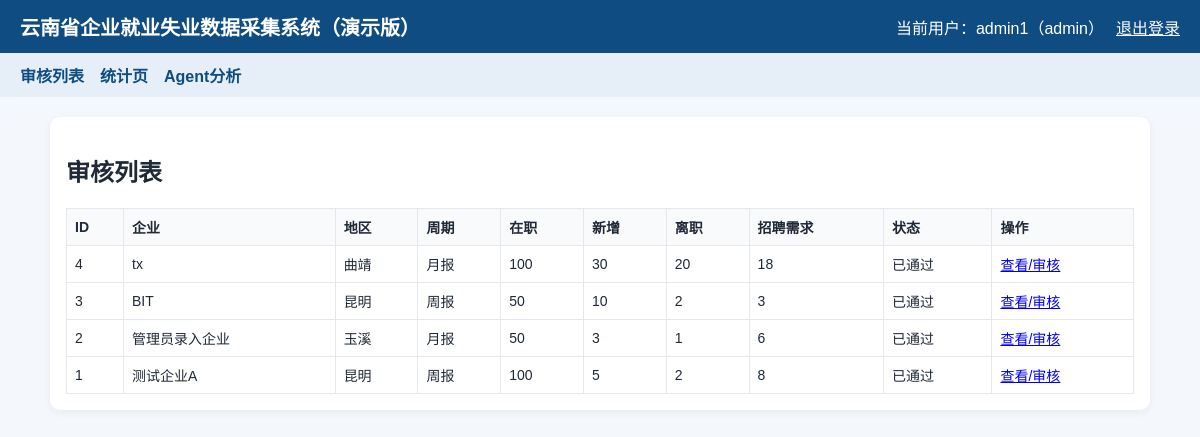
Page /review/list (signed in) on the earlier database version.
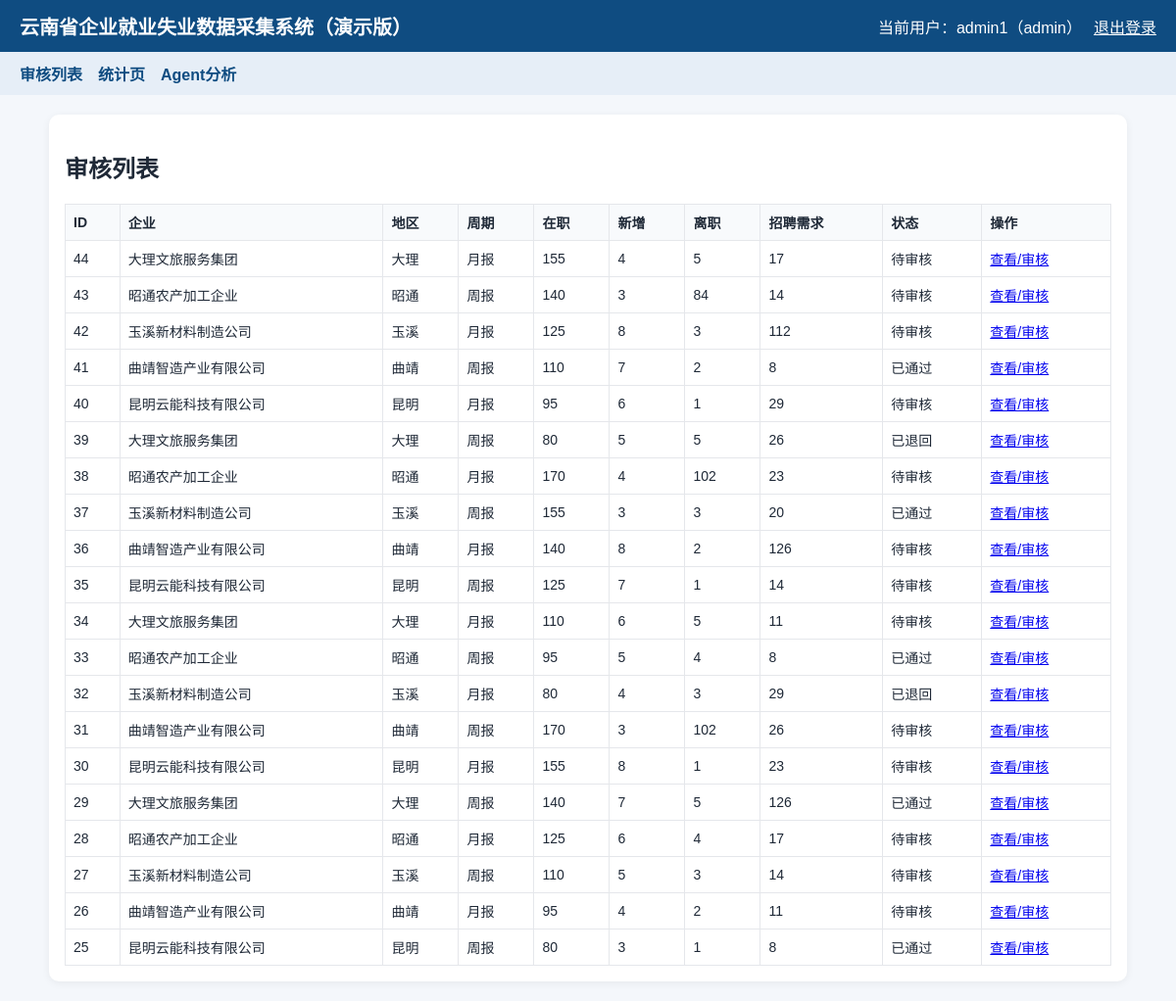
Same page on the later database version.
### tables this page shows
CREATE TABLE employment_records (
            id INTEGER PRIMARY KEY AUTOINCREMENT,
            user_id INTEGER,
            enterprise_name TEXT NOT NULL,
            region TEXT NOT NULL,
            report_type TEXT NOT NULL,
            employee_count INTEGER NOT NULL,
            new_employment INTEGER NOT NULL,
            resignation_count INTEGER NOT NULL,
            recruitment_need INTEGER NOT NULL,
            remark TEXT,
            status TEXT NOT NULL DEFAULT '待审核',
            review_comment TEXT,
            created_at TEXT NOT NULL DEFAULT CURRENT_TIMESTAMP,
            FOREIGN KEY(user_id) REFERENCES users(id)
        );

### app.py (the view)
@app.route("/review/list")
@login_required(roles=["reviewer", "admin"])
def review_list():
    db = get_db()
    records = db.execute(
        """
        SELECT id, enterprise_name, region, report_type, employee_count,
               new_employment, resignation_count, recruitment_need,
               status, created_at
        FROM employment_records
        ORDER BY id DESC
        """
    ).fetchall()
    return render_template("review_list.html", records=records)

### app.py (called while the page is built)
def get_db():
    if "db" not in g:
        g.db = sqlite3.connect(DATABASE)
        g.db.row_factory = sqlite3.Row
    return g.db

def login_required(roles=None):
    def decorator(func):
        @wraps(func)
        def wrapper(*args, **kwargs):
            if "user_id" not in session:
                return redirect(url_for("login"))
            if roles and session.get("role") not in roles:
                flash("无权限访问该页面")
                return redirect(url_for("home"))
            return func(*args, **kwargs)
        return wrapper
    return decorator

@app.context_processor
def inject_user():
    return {
        "session_user": {
            "username": session.get("username"),
            "role": session.get("role"),
        }
    }

### templates/review_list.html
{% extends 'base.html' %}
{% block content %}
<div class="card">
    <h2>审核列表</h2>
    <table>
        <tr>
            <th>ID</th>
            <th>企业</th>
            <th>地区</th>
            <th>周期</th>
            <th>在职</th>
            <th>新增</th>
            <th>离职</th>
            <th>招聘需求</th>
            <th>状态</th>
            <th>操作</th>
        </tr>
        {% for r in records %}
        <tr>
            <td>{{ r.id }}</td>
            <td>{{ r.enterprise_name }}</td>
            <td>{{ r.region }}</td>
            <td>{{ r.report_type }}</td>
            <td>{{ r.employee_count }}</td>
            <td>{{ r.new_employment }}</td>
            <td>{{ r.resignation_count }}</td>
            <td>{{ r.recruitment_need }}</td>
            <td>{{ r.status }}</td>
            <td><a href="{{ url_for('review_detail', record_id=r.id) }}">查看/审核</a></td>
        </tr>
        {% else %}
        <tr><td colspan="10">暂无数据</td></tr>
        {% endfor %}
    </table>
</div>
{% endblock %}

Differences in the rows shown:
removed employment_records: id "4", enterprise_name "tx", region "曲靖", report_type "月报", employee_count "100", new_employment "30", resignation_count "20", recruitment_need "18", status "已通过"
removed employment_records: id "3", enterprise_name "BIT", region "昆明", report_type "周报", employee_count "50", new_employment "10", resignation_count "2", recruitment_need "3", status "已通过"
removed employment_records: id "2", enterprise_name "管理员录入企业", region "玉溪", report_type "月报", employee_count "50", new_employment "3", resignation_count "1", recruitment_need "6", status "已通过"
removed employment_records: id "1", enterprise_name "测试企业A", region "昆明", report_type "周报", employee_count "100", new_employment "5", resignation_count "2", recruitment_need "8", status "已通过"
added employment_records: id "44", enterprise_name "大理文旅服务集团", region "大理", report_type "月报", employee_count "155", new_employment "4", resignation_count "5", recruitment_need "17", status "待审核"
added employment_records: id "43", enterprise_name "昭通农产加工企业", region "昭通", report_type "周报", employee_count "140", new_employment "3", resignation_count "84", recruitment_need "14", status "待审核"
added employment_records: id "42", enterprise_name "玉溪新材料制造公司", region "玉溪", report_type "月报", employee_count "125", new_employment "8", resignation_count "3", recruitment_need "112", status "待审核"
added employment_records: id "41", enterprise_name "曲靖智造产业有限公司", region "曲靖", report_type "周报", employee_count "110", new_employment "7", resignation_count "2", recruitment_need "8", status "已通过"
added employment_records: id "40", enterprise_name "昆明云能科技有限公司", region "昆明", report_type "月报", employee_count "95", new_employment "6", resignation_count "1", recruitment_need "29", status "待审核"
added employment_records: id "39", enterprise_name "大理文旅服务集团", region "大理", report_type "周报", employee_count "80", new_employment "5", resignation_count "5", recruitment_need "26", status "已退回"
added employment_records: id "38", enterprise_name "昭通农产加工企业", region "昭通", report_type "月报", employee_count "170", new_employment "4", resignation_count "102", recruitment_need "23", status "待审核"
added employment_records: id "37", enterprise_name "玉溪新材料制造公司", region "玉溪", report_type "周报", employee_count "155", new_employment "3", resignation_count "3", recruitment_need "20", status "已通过"
added employment_records: id "36", enterprise_name "曲靖智造产业有限公司", region "曲靖", report_type "月报", employee_count "140", new_employment "8", resignation_count "2", recruitment_need "126", status "待审核"
added employment_records: id "35", enterprise_name "昆明云能科技有限公司", region "昆明", report_type "周报", employee_count "125", new_employment "7", resignation_count "1", recruitment_need "14", status "待审核"
added employment_records: id "34", enterprise_name "大理文旅服务集团", region "大理", report_type "月报", employee_count "110", new_employment "6", resignation_count "5", recruitment_need "11", status "待审核"
added employment_records: id "33", enterprise_name "昭通农产加工企业", region "昭通", report_type "周报", employee_count "95", new_employment "5", resignation_count "4", recruitment_need "8", status "已通过"
added employment_records: id "32", enterprise_name "玉溪新材料制造公司", region "玉溪", report_type "月报", employee_count "80", new_employment "4", resignation_count "3", recruitment_need "29", status "已退回"
added employment_records: id "31", enterprise_name "曲靖智造产业有限公司", region "曲靖", report_type "周报", employee_count "170", new_employment "3", resignation_count "102", recruitment_need "26", status "待审核"
added employment_records: id "30", enterprise_name "昆明云能科技有限公司", region "昆明", report_type "月报", employee_count "155", new_employment "8", resignation_count "1", recruitment_need "23", status "待审核"
added employment_records: id "29", enterprise_name "大理文旅服务集团", region "大理", report_type "周报", employee_count "140", new_employment "7", resignation_count "5", recruitment_need "126", status "已通过"
added employment_records: id "28", enterprise_name "昭通农产加工企业", region "昭通", report_type "月报", employee_count "125", new_employment "6", resignation_count "4", recruitment_need "17", status "待审核"
added employment_records: id "27", enterprise_name "玉溪新材料制造公司", region "玉溪", report_type "周报", employee_count "110", new_employment "5", resignation_count "3", recruitment_need "14", status "待审核"
added employment_records: id "26", enterprise_name "曲靖智造产业有限公司", region "曲靖", report_type "月报", employee_count "95", new_employment "4", resignation_count "2", recruitment_need "11", status "待审核"
added employment_records: id "25", enterprise_name "昆明云能科技有限公司", region "昆明", report_type "周报", employee_count "80", new_employment "3", resignation_count "1", recruitment_need "8", status "已通过"
